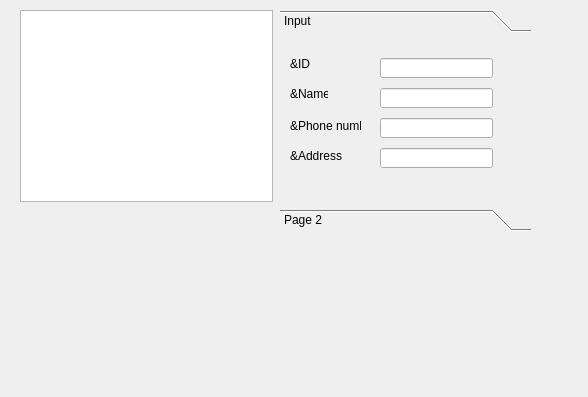
<?xml version="1.0" encoding="UTF-8"?>
<ui version="4.0">
 <class>ClientManagerForm</class>
 <widget class="QWidget" name="ClientManagerForm">
  <property name="geometry">
   <rect>
    <x>0</x>
    <y>0</y>
    <width>588</width>
    <height>397</height>
   </rect>
  </property>
  <property name="windowTitle">
   <string>Form</string>
  </property>
  <widget class="QTableWidget" name="tableWidget">
   <property name="geometry">
    <rect>
     <x>20</x>
     <y>10</y>
     <width>253</width>
     <height>192</height>
    </rect>
   </property>
  </widget>
  <widget class="QToolBox" name="toolBox">
   <property name="geometry">
    <rect>
     <x>280</x>
     <y>10</y>
     <width>251</width>
     <height>221</height>
    </rect>
   </property>
   <property name="currentIndex">
    <number>0</number>
   </property>
   <widget class="QWidget" name="inputpage">
    <property name="geometry">
     <rect>
      <x>0</x>
      <y>0</y>
      <width>251</width>
      <height>173</height>
     </rect>
    </property>
    <attribute name="label">
     <string>Input</string>
    </attribute>
    <widget class="QLabel" name="label">
     <property name="geometry">
      <rect>
       <x>10</x>
       <y>20</y>
       <width>38</width>
       <height>12</height>
      </rect>
     </property>
     <property name="text">
      <string>&amp;ID</string>
     </property>
    </widget>
    <widget class="QLabel" name="label_2">
     <property name="geometry">
      <rect>
       <x>10</x>
       <y>50</y>
       <width>38</width>
       <height>12</height>
      </rect>
     </property>
     <property name="text">
      <string>&amp;Name</string>
     </property>
    </widget>
    <widget class="QLabel" name="label_3">
     <property name="geometry">
      <rect>
       <x>10</x>
       <y>80</y>
       <width>71</width>
       <height>16</height>
      </rect>
     </property>
     <property name="text">
      <string>&amp;Phone number</string>
     </property>
    </widget>
    <widget class="QLabel" name="label_4">
     <property name="geometry">
      <rect>
       <x>10</x>
       <y>110</y>
       <width>61</width>
       <height>16</height>
      </rect>
     </property>
     <property name="text">
      <string>&amp;Address</string>
     </property>
    </widget>
    <widget class="QLineEdit" name="lineEdit">
     <property name="geometry">
      <rect>
       <x>100</x>
       <y>20</y>
       <width>113</width>
       <height>20</height>
      </rect>
     </property>
    </widget>
    <widget class="QLineEdit" name="lineEdit_2">
     <property name="geometry">
      <rect>
       <x>100</x>
       <y>50</y>
       <width>113</width>
       <height>20</height>
      </rect>
     </property>
    </widget>
    <widget class="QLineEdit" name="lineEdit_3">
     <property name="geometry">
      <rect>
       <x>100</x>
       <y>80</y>
       <width>113</width>
       <height>20</height>
      </rect>
     </property>
    </widget>
    <widget class="QLineEdit" name="lineEdit_4">
     <property name="geometry">
      <rect>
       <x>100</x>
       <y>110</y>
       <width>113</width>
       <height>20</height>
      </rect>
     </property>
    </widget>
   </widget>
   <widget class="QWidget" name="page_2">
    <property name="geometry">
     <rect>
      <x>0</x>
      <y>0</y>
      <width>251</width>
      <height>173</height>
     </rect>
    </property>
    <attribute name="label">
     <string>Page 2</string>
    </attribute>
   </widget>
  </widget>
 </widget>
 <resources/>
 <connections/>
</ui>
